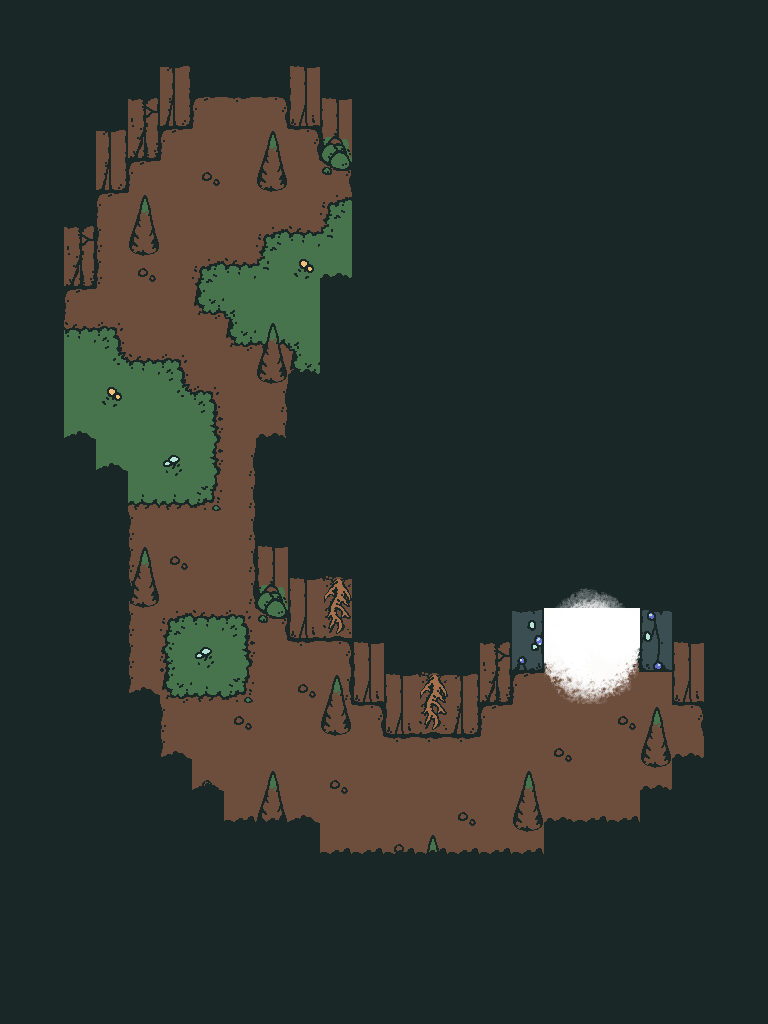

Below is a game level as drawn by its tile map, then a one-line description and the .tmx that defines it (tile-layer data replaced by summaries):
An orthogonal 24x32 tile map with 32x32 px tiles, 5 tile layers (FLOOR, MIDDLE, ABOVE, LIGHT, ...), 5 tilesets and 39 objects (2x portal, trial wrong).

<map version="1.2" tiledversion="1.2.0" orientation="orthogonal" renderorder="right-down" width="24" height="32" tilewidth="32" tileheight="32" infinite="0" nextlayerid="10" nextobjectid="350">
 <tileset firstgid="1" source="tilesets/objects.tsx" />
 <tileset firstgid="9" source="tilesets/underground.tsx" />
 <tileset firstgid="73" source="tilesets/depths.tsx" />
 <tileset firstgid="137" source="tilesets/forest.tsx" />
 <tileset firstgid="393" source="tilesets/light.tsx" />
 <layer id="1" name="FLOOR" width="24" height="32">
  <data>[768 cells, 768 non-empty, 36 distinct tile ids]</data>
 </layer>
 <layer id="2" name="MIDDLE" width="24" height="32">
  <data>[768 cells, 14 non-empty, 4 distinct tile ids]</data>
 </layer>
 <layer id="3" name="ABOVE" width="24" height="32">
  <data>[768 cells, 12 non-empty, 2 distinct tile ids]</data>
 </layer>
 <layer id="9" name="LIGHT" width="24" height="32">
  <data>[768 cells, 12 non-empty, 12 distinct tile ids]</data>
 </layer>
 <layer id="4" name="OVERHEAD" width="24" height="32">
  <data>[768 cells, 557 non-empty, 4 distinct tile ids]</data>
 </layer>
 <objectgroup id="5" name="SLOPES" />
 <objectgroup color="#32e3c6" id="6" name="TERRAIN" visible="0" />
 <objectgroup color="#50734a" id="7" name="COLLISION" visible="0" opacity="0.5">
  <object id="312" x="256" y="160" width="32" height="32" />
  <object id="313" x="128" y="224" width="32" height="32" />
  <object id="314" x="256" y="352" width="32" height="32" />
  <object id="315" x="128" y="576" width="32" height="32" />
  <object id="316" x="320" y="704" width="32" height="32" />
  <object id="317" x="256" y="800" width="32" height="32" />
  <object id="318" x="0" y="864" width="768" height="160" />
  <object id="319" x="512" y="800" width="32" height="32" />
  <object id="320" x="640" y="736" width="32" height="32" />
  <object id="321" x="160" y="0" width="32" height="128" />
  <object id="322" x="288" y="0" width="32" height="128" />
  <object id="323" x="128" y="0" width="32" height="160" />
  <object id="324" x="320" y="0" width="32" height="160" />
  <object id="325" x="352" y="0" width="416" height="608" />
  <object id="326" x="320" y="288" width="32" height="352" />
  <object id="327" x="288" y="384" width="32" height="256" />
  <object id="328" x="256" y="448" width="32" height="160" />
  <object id="329" x="352" y="608" width="32" height="96" />
  <object id="330" x="384" y="608" width="96" height="128" />
  <object id="331" x="480" y="608" width="32" height="96" />
  <object id="333" x="512" y="608" width="32" height="64" />
  <object id="334" x="640" y="608" width="32" height="64" />
  <object id="335" x="672" y="608" width="96" height="96" />
  <object id="336" x="704" y="704" width="64" height="160" />
  <object id="337" x="672" y="768" width="32" height="96" />
  <object id="338" x="640" y="800" width="32" height="64" />
  <object id="339" x="544" y="832" width="96" height="32" />
  <object id="340" x="0" y="832" width="320" height="32" />
  <object id="341" x="0" y="800" width="224" height="32" />
  <object id="342" x="0" y="768" width="192" height="32" />
  <object id="343" x="0" y="704" width="160" height="64" />
  <object id="344" x="0" y="480" width="128" height="224" />
  <object id="345" x="0" y="448" width="96" height="32" />
  <object id="346" x="0" y="0" width="64" height="448" />
  <object id="347" x="64" y="0" width="32" height="288" />
  <object id="348" x="96" y="0" width="32" height="192" />
 </objectgroup>
 <objectgroup id="8" name="ENTITIES" visible="0" opacity="0.64">
  <object id="277" name="portal" gid="6" x="192" y="88" width="96" height="64">
   <properties>
    <property name="DEST" value="SHRINE,12,7" />
    <property name="DIR" value="DOWN" />
    <property name="TYPE" value="PORTAL" />
   </properties>
  </object>
  <object id="311" name="portal" gid="6" x="544" y="656" width="96" height="64">
   <properties>
    <property name="DEST" value="DEPTHSQ1,11.5,16" />
    <property name="TYPE" value="PORTAL" />
   </properties>
  </object>
  <object id="349" name="trial wrong" gid="1" x="544" y="704" width="96" height="48">
   <properties>
    <property name="APPEAR" value="TRIAL_WRONG" />
    <property name="DIALOGUE" value="trial_wrong" />
    <property name="TYPE" value="DIALOGUE_TRIGGER" />
   </properties>
  </object>
 </objectgroup>
</map>
